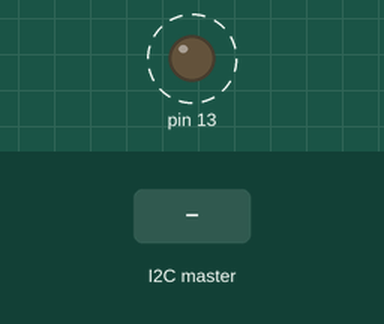
Bench run of a sketch on a simulated Arduino Uno, built with avr-gcc and run on an emulated ATmega328P. On the bench: output pins drawn as LEDs (lit = HIGH). Dashed ring = blinking. Inputs (shaded band) come from the test bench. What the sketch prints to the serial monitor is not drawn.

Above: at 1.2 s.
1.3 s: the I2C master sends the byte 1
3.5 s: the I2C master sends the byte 90
5.5 s: the I2C master sends the byte 200
Timing chart, 0 to 13.5 s (numbered marks = the images above; inputs shaded):
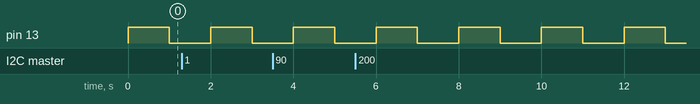

The sketch:

SlaveWriterCode.ino
```cpp
#include<Wire.h>
bool flag1 = LOW;
byte x;


void setup(){
  Serial.begin(115200);
  Wire.begin(0x08);
  pinMode(13, OUTPUT);
  Wire.onReceive(receiveEvent);
  Wire.onRequest(sendEvent);
}


void loop(){
  if (flag1 == HIGH)  {
    Serial.println(x, HEX);
    flag1 = LOW;
  }
  digitalWrite(13, !digitalRead(13));
  delay(1000);
}


void receiveEvent(int howmany){
  x = Wire.read();
  flag1 = HIGH;
  //Serial.print(x, HEX);
}


void sendEvent(int howmany){
  Wire.write(0x45);
}
```

Measured:
- by itself, pin 13: alternates HIGH for 1.0 s and LOW for 1.0 s
